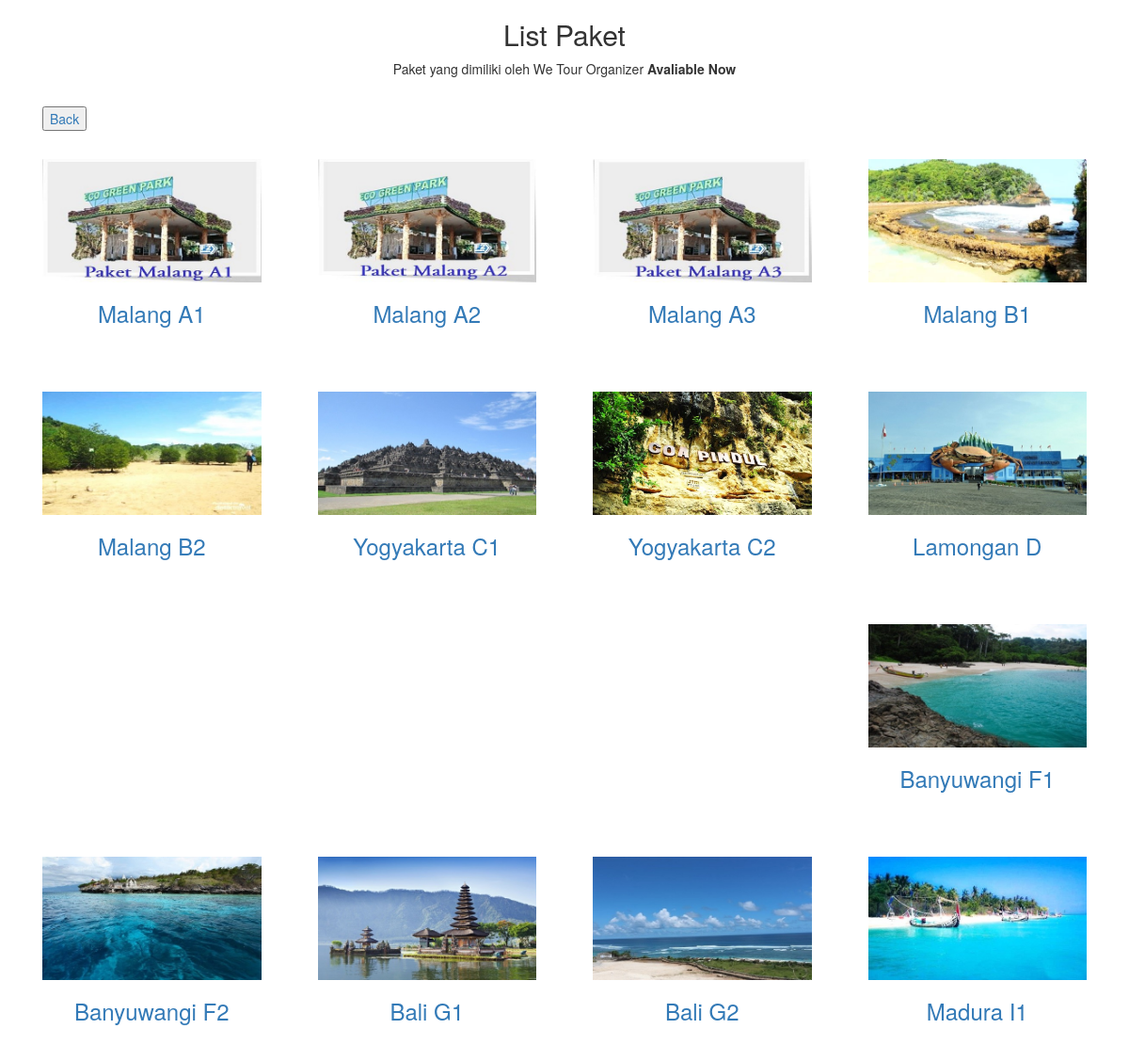
/index.php/c_home/loadPaket, run on the app's committed database.
### tables this page shows
CREATE TABLE `paket` (
  `id_paket` int(10) NOT NULL,
  `judul_paket` varchar(200) NOT NULL,
  `deskripsi_paket` varchar(1000) NOT NULL,
  `harga_paket` varchar(25) NOT NULL,
  `patch_paket` varchar(200) NOT NULL
);

### application/controllers/c_home.php (called while the page is built, shortened)
<?php
class C_home extends CI_Controller {
	public function __construct() {
		$this->load->model('Model_admin');
		$this->load->model('Model_paket');
		$this->load->model('Model_artikel');
		$this->load->model('Model_gallery');
		$this->load->model('Model_pesan');
	}
	function loadPaket(){
		$data = $this->Model_paket->getPaket();
		$this->load->view('paket', array('dataPaket' => $data));
	}
}
 ?>

### index.php (called while the page is built, shortened)
<?php
require_once BASEPATH.'core/CodeIgniter.php';

### application/models/Model_paket.php (called while the page is built, shortened)
<?php
class Model_paket extends CI_Model {
	function getPaket() {
		$query = $this->db->get('paket');
		return $query->result_array();
	}
}
?>

### application/views/paket.php (the view, shortened to what this page needs)
<!DOCTYPE html>
<html lang="en">
<head>
		<link rel="stylesheet" href="https://maxcdn.bootstrapcdn.com/bootstrap/3.3.7/css/bootstrap.min.css">
</head>
<body>
	<section class="success" id="portofolio">
		<div class="container">
			<div class="row">
				<div class="col-lg-12 text-center">
					<h2>List Paket</h2>
					<p>Paket yang dimiliki oleh We Tour Organizer <strong>Avaliable</strong> <strong>Now</strong></p>
					<br>
				</div>
			</div>
			<div class="container">
			<a href="<?php echo base_url()  ?>"><button>Back</button></a>
			</div>
			<div class="row">
				<?php foreach ($dataPaket as $x) {
					echo '
						<div class="col-sm-3 portofolio-item" style="width: 25%; padding: 30px;">
							<a class="portofolio-link" data-toggle="modal" href="#'.$x['id_paket'].'">
								<div class="caption">
									<div class="caption-content">
										<img class="img-responsive" alt="" src="'. base_url($x['patch_paket']) .'">
									</div>
										<h3 style="text-align:center">'. $x['judul_paket'] .'</h3>
								</div>
							</a>
						</div>
					';
				}
				?>
			</div>
		</div>
	</section>
</body>
</html>

### data on the page
paket: patch_paket (picture), judul_paket "Malang A1"
paket: patch_paket (picture), judul_paket "Malang A2"
paket: patch_paket (picture), judul_paket "Malang A3"
paket: patch_paket (picture), judul_paket "Malang B1"
paket: patch_paket (picture), judul_paket "Malang B2"
paket: patch_paket (picture), judul_paket "Yogyakarta C1"
paket: patch_paket (picture), judul_paket "Yogyakarta C2"
paket: patch_paket (picture), judul_paket "Lamongan D"
paket: patch_paket (picture), judul_paket "Banyuwangi F1"
paket: patch_paket (picture), judul_paket "Banyuwangi F2"
paket: patch_paket (picture), judul_paket "Bali G1"
paket: patch_paket (picture), judul_paket "Bali G2"
paket: patch_paket (picture), judul_paket "Madura I1"
